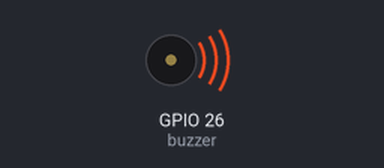
Bench run of a program on a simulated ESP32 board running MicroPython. Parts: buzzer (waves = sounding). Threads take turns every 2 ms.

Above: at 0.2 s.
Timing chart, 0 to 1.9 s (numbered marks = the images above):
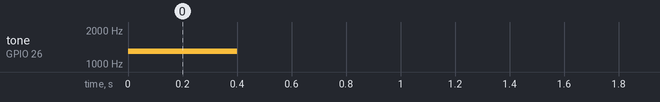

Measured:
- by itself, tone on GPIO 26 (buzzer): silent → 1300 Hz at 0.00 s, → silent 0.40 s later

The program:

buzzer.py
```python
from machine import Pin
from machine import PWM
from time import sleep
import _thread

B_PIN = 26

buzzer = PWM(Pin(B_PIN, Pin.OUT))


def buz_lyd():
    while True:
        buzzer.duty(512)
        buzzer.freq(1300)
        sleep(0.4)
        buzzer.duty(0)
        sleep(600)

_thread.start_new_thread(buz_lyd,())
```
